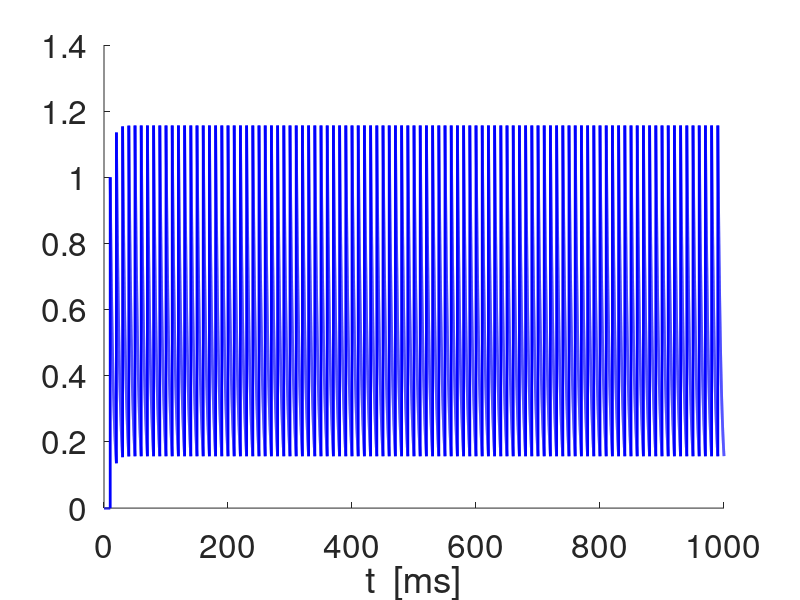
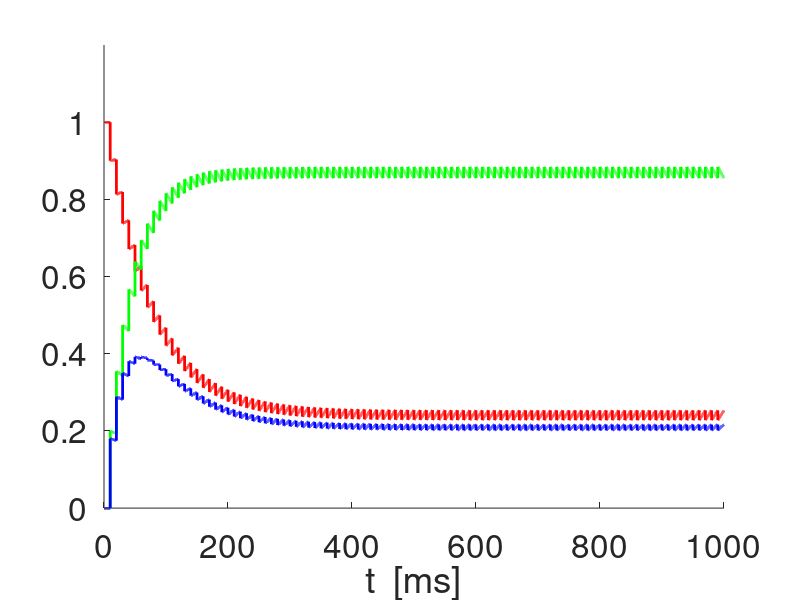
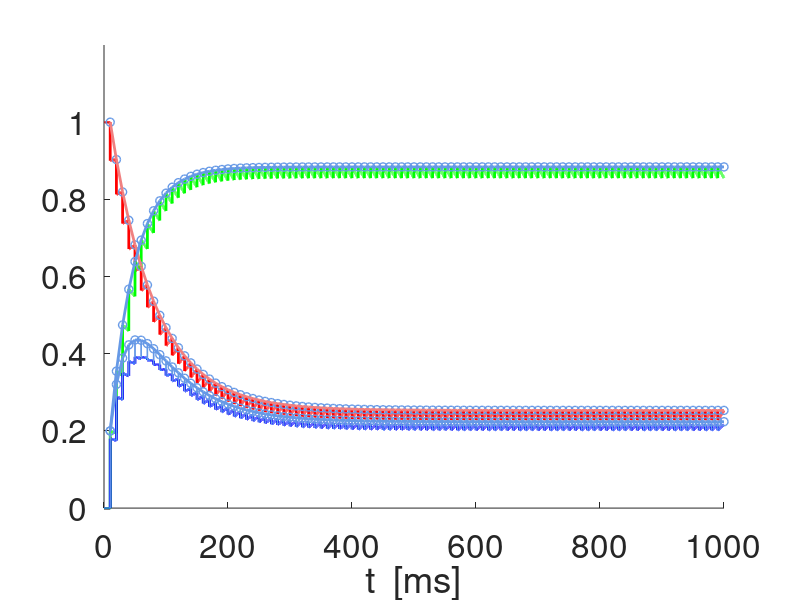
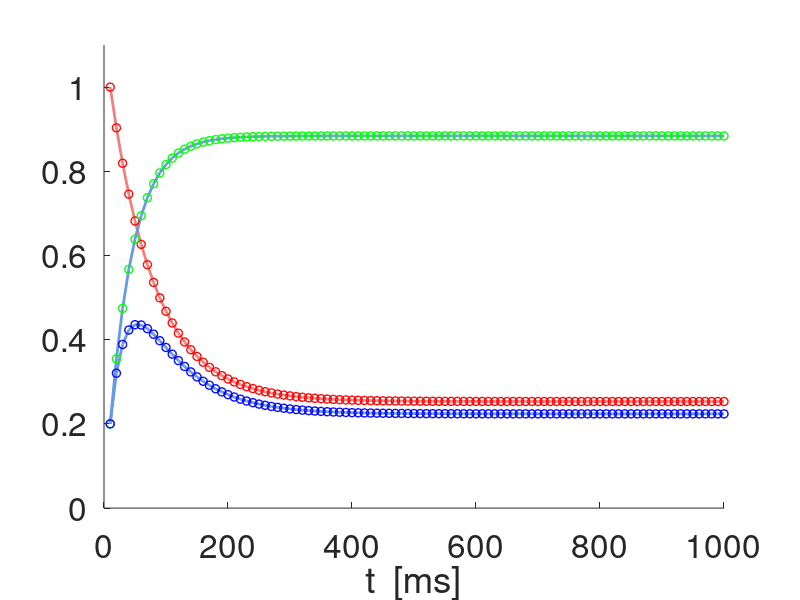

MATLAB code for these plots, in order:
% 2020-01-08

% Synaptic depression and facilitation models 
% (Dayan & Abbott, see Ermentrout & Terman book, Chapter 7) 

clearvars;
close all;

lightblueish = [.4 .6 .9];
lightcoral = [0.94 0.5 0.5];
lightgray = [.7 .7 .7];

% Parameters

taudec = 5;
taudep = 300;
taufac = 300;
adep = 0.1;
afac = 0.2;
Xinf = 1;
Zinf = 0;

% Time definitions

Tmax = 1000;
dt = 0.01;
t = 0:dt:Tmax;

% Input spike definitions

SpkFreqin = 100;
SpkPerin = 1000/SpkFreqin;
Nspk = floor(Tmax/SpkPerin);
tspk = (1:Nspk)*SpkPerin;



% Synaptic dynamics (no short-term plasticity)

S = zeros(1,length(t));

jspk = 1;
for j=1:length(t)-1
    k1s = -S(j)/taudec;
    as = S(j)+k1s*dt;
    k2s = -as/taudec;
    S(j+1) = S(j)+(k1s+k2s)*dt/2;
    if t(j)> tspk(jspk)
        S(j+1) = S(j+1)+1;
        jspk = jspk+1;
    end
end

figure
hold on
plot(t,S,'-b','linewidth',2);
set(gca,'fontsize',24);
xlabel('t  [ms]');

% Synaptic short-term plasticity

x = zeros(1,length(t));
z = zeros(1,length(t));

x(1) = 1;
z(1) = 0;
jspk = 1;
for j=1:length(t)-1
    k1x = (Xinf-x(j))/taudep;
    k1z = (Zinf-z(j))/taufac;
    ax = x(j)+k1x*dt;
    az = z(j)+k1z*dt;
    k2x = (Xinf-ax)/taudep;
    k2z = (Zinf-az)/taufac;
    x(j+1) = x(j)+(k1x+k2x)*dt/2;
    z(j+1) = z(j)+(k1z+k2z)*dt/2;
    if t(j)>= tspk(jspk)
        x(j+1) = x(j+1)-adep*x(j);
        z(j+1) = z(j+1)+afac*(1-z(j+1));
        jspk = jspk+1;
    end
end

m(1) = 0;
for j=2:length(t)
    m(j) = x(j-1)*z(j);
end

% x-, z- and m-traces (m=DeltaS)

figure
hold on
plot(t,x,'-r','linewidth',2);
plot(t,z,'-g','linewidth',2);
plot(t,x.*z,'-b','linewidth',2);
axis([0 Tmax 0 1.2]);
set(gca,'fontsize',24);
xlabel('t  [ms]');

% x-, z- and m-traces (m=DeltaS) + peaks

figure
hold on
plot(t,x,'-r','linewidth',2);
plot(t,z,'-g','linewidth',2);
plot(t,x.*z,'-b','linewidth',2);
plot(t,m,'-','Color',lightblueish,'linewidth',1);
%plot(t,m,'-b','linewidth',2);
axis([0 Tmax 0 1.2]);
set(gca,'fontsize',24);
xlabel('t  [ms]');


% Sequence of peaks computed from the analytical solutions to the
% differential equations using the previous sequence values to generate the
% current ones (instead of the previous values in the differential
% equation discretization). 

Dtatspkin = SpkPerin;
Tspkmax = floor(Tmax/SpkPerin);
tspk = [SpkPerin:SpkPerin:Tspkmax*SpkPerin];


    
Pdep =  exp(-Dtatspkin/taudep);
Pfac =  exp(-Dtatspkin/taufac);
X = zeros(1,Tspkmax);
Z = zeros(1,Tspkmax);
Zaux = zeros(1,Tspkmax);
X(1) = 1;
Z(1) = afac;
for j=1:Tspkmax-1
    X(j+1) = Xinf+((1-adep)*X(j)-Xinf)*Pdep;       
    Z(j+1) = (1-afac)*(Zinf+(Z(j)-Zinf)*Pfac)+afac;
end
M = X.*Z;
jspk = floor(tspk/dt);
Xfp = (1-Pdep)*Xinf/(1-(1-adep)*Pdep);
Zfp = ((1-Pfac)*(1-afac)*Zinf+afac)/(1-(1-afac)*Pfac);


plot(tspk,X,'o','Color',lightblueish,'linewidth',1);
plot(tspk,Z,'o','Color',lightblueish,'linewidth',1);
plot(tspk,M,'o','Color',lightblueish,'linewidth',1);



% Approximation of the Peak sequences by the toy model functions
% F = A+(1-A)*exp(-(t-tspk(1))/sigmadep)
% G = B*(1-C*exp(-(t-tspk(1))/sigmadep)

Fcut = 0.5*(X(1)-Xfp)+Xfp;
for k=2:length(tspk)
    if X(k)<Fcut
        kaux = k;    
        break
    end
end
sgmadep = (tspk(kaux)-tspk(1))/log((1-Xfp)/(X(kaux)-Xfp));
F = Xfp+(1-Xfp)*exp(-(tspk-tspk(1))/sgmadep);
E = sum((X-F).^2);

Gcut = 0.5*(Zfp-Z(1))+Z(1);
for k=2:length(tspk)
    if Z(k)>Gcut
        kaux = k;    
        break
    end
end

C = 1-afac/Zfp;
sgmafac = (tspk(kaux)-tspk(1))/log(Zfp*C/(Zfp-Z(kaux)));
G = Zfp*(1-C*exp(-(tspk-tspk(1))/sgmafac));
E = sum((Z-G).^2);
H = F.*G;
plot(tspk,F,'-','Color',lightcoral,'linewidth',2);
plot(tspk,G,'-','Color',lightblueish,'linewidth',2);
plot(tspk,H,'-','Color',lightblueish,'linewidth',2);
Hexpanded = Zfp*(Xfp-Xfp*C*exp(-(tspk-tspk(1))/sgmafac)+(1-Xfp)*exp(-(tspk-tspk(1))/sgmadep)-(1-Xfp)*C*exp(-(tspk-tspk(1))*(1/sgmadep+1/sgmafac)));
Hcut = Zfp*(Xfp-Xfp*C*exp(-(tspk-tspk(1))/sgmafac)+(1-Xfp)*exp(-(tspk-tspk(1))/sgmadep));
%plot(tspk,Hexpanded,'-k','linewidth',1);
%plot(tspk,Hcut,'-','Color',lightgray,'linewidth',1);



figure
hold on
plot(tspk,F,'-','Color',lightcoral,'linewidth',2);
plot(tspk,G,'-','Color',lightblueish,'linewidth',2);
plot(tspk,H,'-','Color',lightblueish,'linewidth',2);
plot(tspk,X,'or','linewidth',1);
plot(tspk,Z,'og','linewidth',1);
plot(tspk,M,'ob','linewidth',1);
axis([0 Tmax 0  1.1]);
set(gca,'fontsize',24);
xlabel('t  [ms]');

figure
hold on
plot(tspk,F,'-r','linewidth',2);
plot(tspk,G,'-g','linewidth',2);
plot(tspk,H,'-b','linewidth',2);
plot(tspk,X,'or','linewidth',1);
plot(tspk,Z,'og','linewidth',1);
plot(tspk,M,'ob','linewidth',1);
axis([0 Tmax 0  1.1]);
legend('X_n','Z_n','\DeltaS_n')
set(gca,'fontsize',24);
xlabel('t  [ms]');



% figure
% hold on
% % plot([1:Tspkmax],X,'or','linewidth',2);
% % plot([1:Tspkmax],Z,'og','linewidth',2);
% % plot([1:Tspkmax],M,'ob','linewidth',2);
% plot(tspk,X,'-or','linewidth',1);
% plot(tspk,Z,'-og','linewidth',1);
% plot(tspk,M,'-ob','linewidth',1);
% axis([0 Tmax 0 1.2]);
% set(gca,'fontsize',24);
% xlabel('t_{spk}  [ms]');


%%%%%%%%%%%%%%%%%%%%%%%%%%%%%%%%%%%%%%%%%%%%%%%%%%%%%%%%

TOY = 0;
if TOY == 1

    % Toy-function model

    taudep=10;
    taufac = 1;
    B = 1;
    A = 0.2;
    C = 0.8;
    alpha=10;
    Ttmax = 10;
    tt = 0:0.01:Ttmax;
    f = A+(1-A)*exp(-tt/taudep);
    g = B*(1-C*exp(-tt/taufac));
    H = f.*g;


    % Rescaled toy-function model

    A = 0.2;
    C = 0.8;
    tau = 1;
    f = A+(1-A)*exp(-tt/tau);
    g = 1-C*exp(-tt);
    H = f.*g;

    figure
    hold on
    plot(tt,f,'-r','linewidth',2);
    plot(tt,g,'-g','linewidth',2);
    plot(tt,H,'-b','Color',lightblueish,'linewidth',2)
    plot(tt,H,'-b','linewidth',2)
    axis([0 Ttmax 0 1.2]);
    set(gca,'fontsize',24);
    xlabel('t  [ms]');

end
